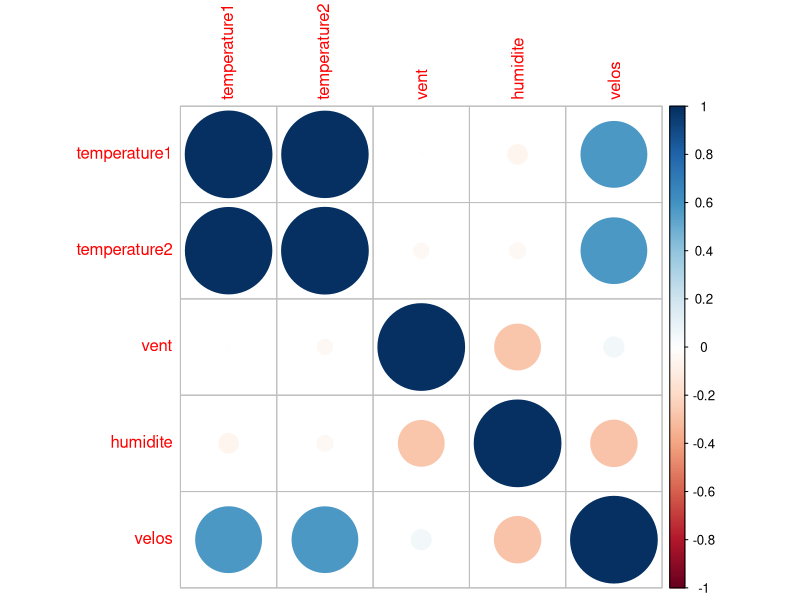
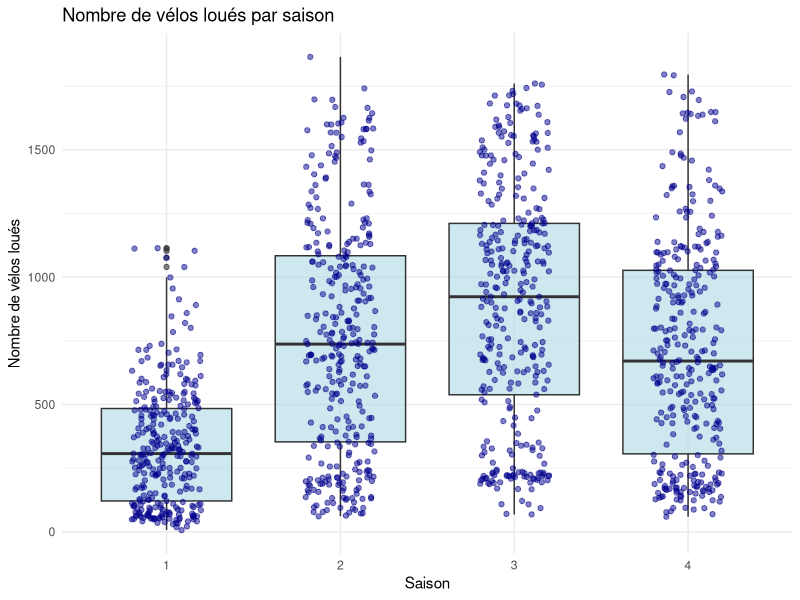
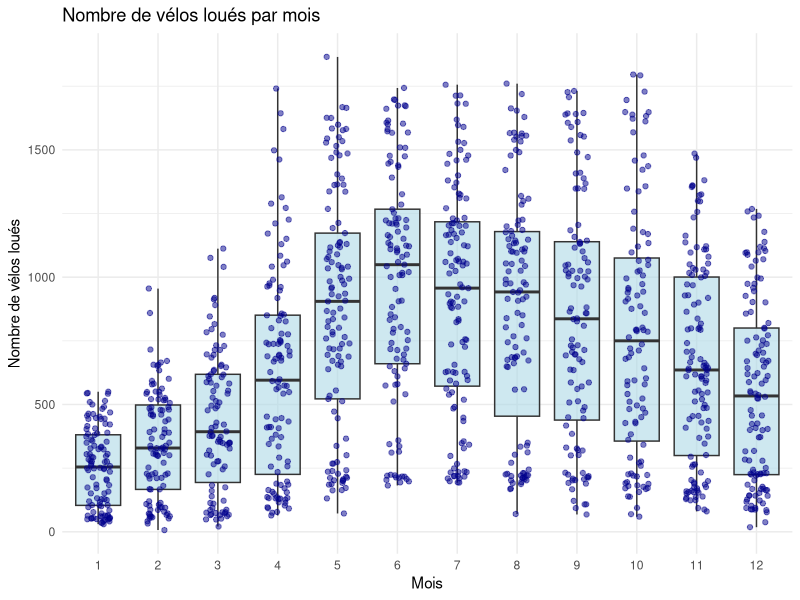
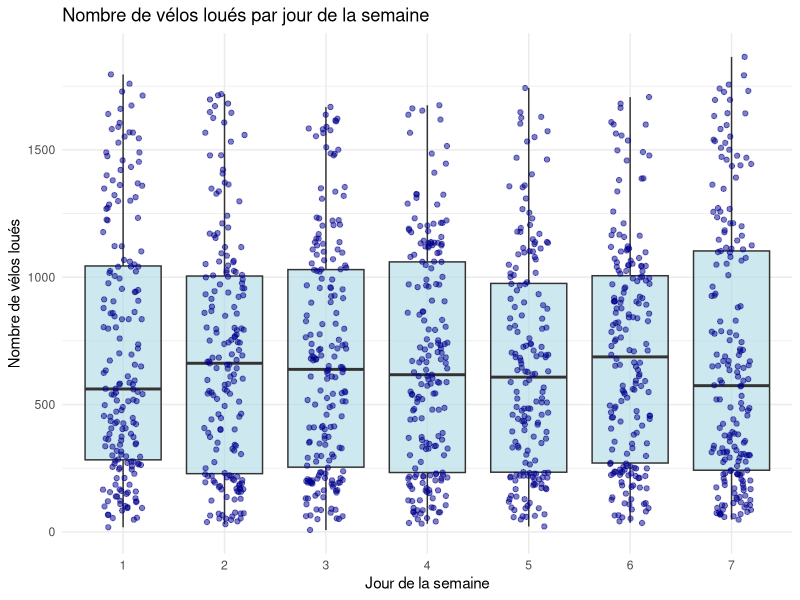
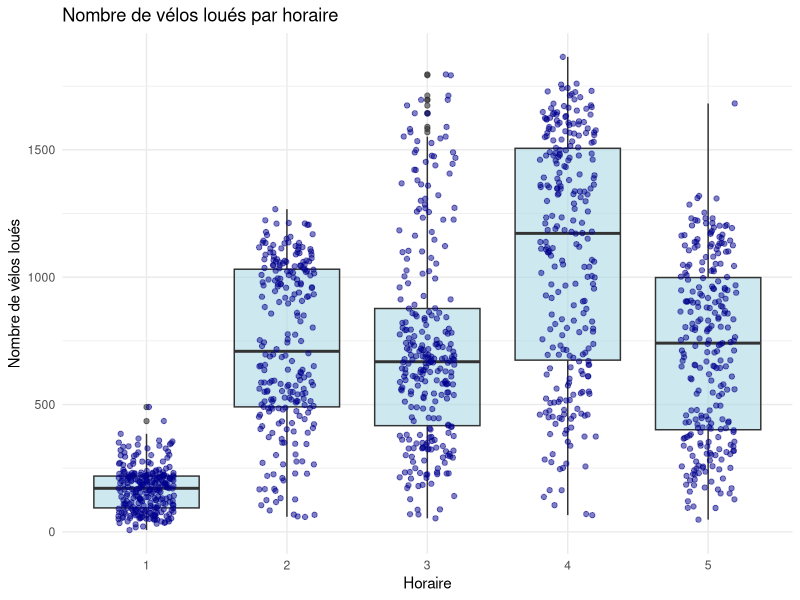
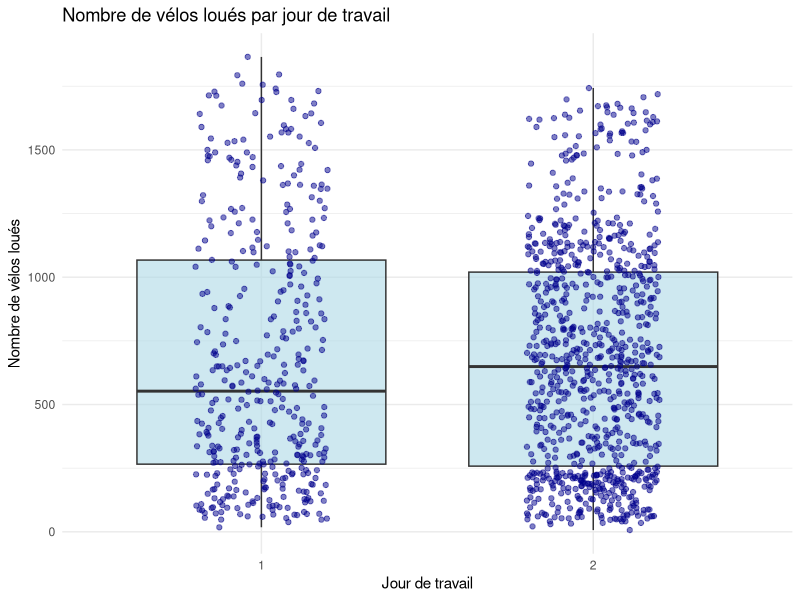
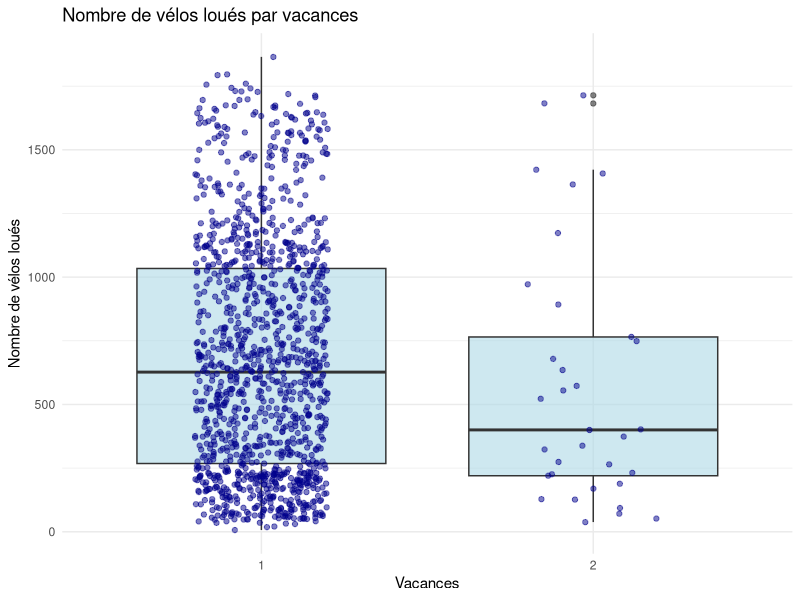
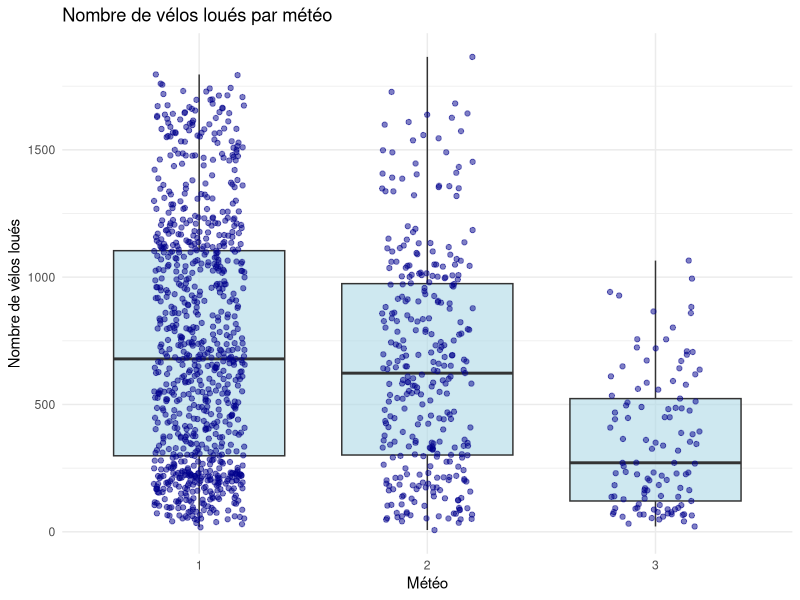

The R source for these figures, in order:
## ---- chunk 1
knitr::opts_chunk$set(echo = TRUE)
## ---- chunk 2
# Charger les packages
library(corrplot)
library(ggplot2)
library(dplyr)


## ---- chunk 3
# Charger les données
donnees <- read.csv("projet.csv", header = TRUE, sep = ",")

# Standardiser les variables continues
donnees$temperature1 <- scale(donnees$temperature1) 
donnees$temperature2 <- scale(donnees$temperature2)  
donnees$vent <- scale(donnees$vent)  
donnees$humidite <- scale(donnees$humidite) 


donnees <- donnees[, -1]

# Convertir les variables catégoriques en facteurs
donnees$saison <- as.factor(donnees$saison)
donnees$mois <- as.factor(donnees$mois)
donnees$jour_mois <- as.factor(donnees$jour_mois)
donnees$jour_semaine <- as.factor(donnees$jour_semaine)
donnees$horaire <- as.factor(donnees$horaire)
donnees$jour_travail <- as.factor(donnees$jour_travail)
donnees$meteo <- as.factor(donnees$meteo)
donnees$vacances <- as.factor(donnees$vacances)

donnees$velos <- as.numeric(donnees$velos)  

set.seed(123)  # Fixer une graine pour la reproductibilité
train <- sample(1:nrow(donnees), 0.7 * nrow(donnees))  
train_data <- donnees[train, ]
test_data <- donnees[-train, ]  


## ---- chunk 4

# Création de tables de fréquences pour chaque variable catégorique
tables <- list(
  saison = as.data.frame(table(
    Saison = factor(donnees$saison, 
                    levels = c(1, 2, 3, 4), 
                    labels = c("Hiver", "Printemps", "Été", "Automne"))
  )),
  mois = as.data.frame(table(
    Mois = factor(donnees$mois, 
                  levels = 1:12, 
                  labels = c("Janvier", "Février", "Mars", "Avril", "Mai", 
                             "Juin", "Juillet", "Août", "Septembre", 
                             "Octobre", "Novembre", "Décembre"))
  )),
  jour_semaine = as.data.frame(table(
    JourSemaine = factor(donnees$jour_semaine, 
                         levels = 1:7, 
                         labels = c("Dimanche", "Lundi", "Mardi", 
                                    "Mercredi", "Jeudi", 
                                    "Vendredi", "Samedi"))
  )),
  horaire = as.data.frame(table(
    Horaire = factor(donnees$horaire, 
                     levels = 1:5, 
                     labels = c("[0h-7h]", "[7h-11h]", "[11h-15h]", 
                                "[15h-19h]", "[19h-24h]"))
  )),
  jour_travail = as.data.frame(table(
    JourTravail = factor(donnees$jour_travail, 
                         levels = c(1, 2), 
                         labels = c("Non", "Oui"))
  )),
  vacances = as.data.frame(table(
    Vacances = factor(donnees$vacances, 
                      levels = c(1, 2), 
                      labels = c("Non", "Oui"))
  )),
  meteo = as.data.frame(table(
    Meteo = factor(donnees$meteo, 
                   levels = c(1, 2, 3), 
                   labels = c("Claire", "Nuageux/Brumeux", "Pluie/Neige"))
  ))
)

tables$saison 
tables$mois
tables$jour_semaine
tables$horaire
tables$jour_travail
tables$vacances
tables$meteo


cat("summary pour température1", summary(donnees$temperature1))
cat("\n")
cat("summary pour température2", summary(donnees$temperature2))
cat("\n")
cat("summary pour vent", summary(donnees$vent))
cat("\n")
cat("summary pour humidité", summary(donnees$humidite))







## ---- chunk 5


variables <- train_data[, c("temperature1", "temperature2", "vent", "humidite", "velos")]
correlation <- cor(variables)
corrplot(correlation, method = "circle")


## ---- chunk 6
#boxplot pour toutes les variables catégoriques en utilisant ggplot2 avec legend, titre et labels
# Boxplot avec points pour chaque variable catégorique
par(mfrow = c(2, 4))
ggplot(data = train_data, aes(x = saison, y = velos)) +
  geom_boxplot(fill = "lightblue", alpha = 0.6) + 
  geom_jitter(color = "darkblue", width = 0.2, alpha = 0.5) +
  labs(title = "Nombre de vélos loués par saison", 
       x = "Saison", y = "Nombre de vélos loués") +
  theme_minimal()

ggplot(data = train_data, aes(x = mois, y = velos)) +
  geom_boxplot(fill = "lightblue", alpha = 0.6) +
  geom_jitter(color = "darkblue", width = 0.2, alpha = 0.5) +
  labs(title = "Nombre de vélos loués par mois", 
       x = "Mois", y = "Nombre de vélos loués") +
  theme_minimal()

ggplot(data = train_data, aes(x = jour_semaine, y = velos)) +
  geom_boxplot(fill = "lightblue", alpha = 0.6) +
  geom_jitter(color = "darkblue", width = 0.2, alpha = 0.5) +
  labs(title = "Nombre de vélos loués par jour de la semaine", 
       x = "Jour de la semaine", y = "Nombre de vélos loués") +
  theme_minimal()

ggplot(data = train_data, aes(x = horaire, y = velos)) +
  geom_boxplot(fill = "lightblue", alpha = 0.6) +
  geom_jitter(color = "darkblue", width = 0.2, alpha = 0.5) +
  labs(title = "Nombre de vélos loués par horaire", 
       x = "Horaire", y = "Nombre de vélos loués") +
  theme_minimal()

ggplot(data = train_data, aes(x = jour_travail, y = velos)) +
  geom_boxplot(fill = "lightblue", alpha = 0.6) +
  geom_jitter(color = "darkblue", width = 0.2, alpha = 0.5) +
  labs(title = "Nombre de vélos loués par jour de travail", 
       x = "Jour de travail", y = "Nombre de vélos loués") +
  theme_minimal()

ggplot(data = train_data, aes(x = vacances, y = velos)) +
  geom_boxplot(fill = "lightblue", alpha = 0.6) +
  geom_jitter(color = "darkblue", width = 0.2, alpha = 0.5) +
  labs(title = "Nombre de vélos loués par vacances", 
       x = "Vacances", y = "Nombre de vélos loués") +
  theme_minimal()

ggplot(data = train_data, aes(x = meteo, y = velos)) +
  geom_boxplot(fill = "lightblue", alpha = 0.6) +
  geom_jitter(color = "darkblue", width = 0.2, alpha = 0.5) +
  labs(title = "Nombre de vélos loués par météo", 
       x = "Météo", y = "Nombre de vélos loués") +
  theme_minimal()








## ---- chunk 7

ggplot(data = train_data, aes(x = temperature1, y = velos)) +
  geom_point(color = "blue", alpha = 0.6) +
  geom_smooth(method = "lm", color = "red", se = FALSE) +
  labs(title = "Relation entre Température et Nombre de vélos loués", 
       x = "Température moyenne (°C)", 
       y = "Nombre de vélos loués") +
  theme_minimal()

ggplot(data = train_data, aes(x = temperature2, y = velos)) +
  geom_point(color = "blue", alpha = 0.6) +
  geom_smooth(method = "lm", color = "red", se = FALSE) +
  labs(title = "Relation entre Température ressentie et Nombre de vélos loués", 
       x = "Température ressentie (°C)", 
       y = "Nombre de vélos loués") +
  theme_minimal()

ggplot(data = train_data, aes(x = vent, y = velos)) +
  geom_point(color = "blue", alpha = 0.6) +
  geom_smooth(method = "lm", color = "red", se = FALSE) +
  labs(title = "Relation entre Vitesse du vent et Nombre de vélos loués", 
       x = "Vitesse du vent (km/h)", 
       y = "Nombre de vélos loués") +
  theme_minimal()

ggplot(data = train_data, aes(x = humidite, y = velos)) +
  geom_point(color = "blue", alpha = 0.6) +
  geom_smooth(method = "lm", color = "red", se = FALSE) +
  labs(title = "Relation entre Humidité et Nombre de vélos loués", 
       x = "Humidité (%)", 
       y = "Nombre de vélos loués") +
  theme_minimal()






## ---- chunk 8
modele=lm(velos~temperature1+temperature2+vent+humidite+saison+horaire+jour_travail+meteo+vacances,data=train_data)
summary(modele)
## ---- chunk 9


